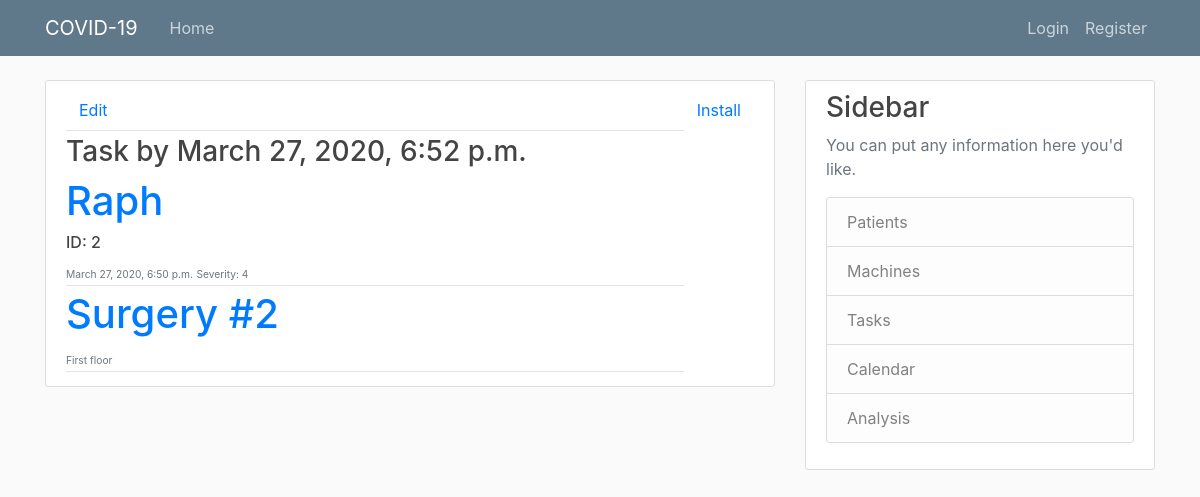
The app's page /manager/assignment_task/2/ with its own data.
### manager/models.py (models this page shows, shortened)
class AssignmetTask(models.Model):
    date = models.DateTimeField('Task by:', default=timezone.now)
    bool_completed = models.BooleanField(default=False)
    patient = models.ForeignKey(Patient, on_delete=models.CASCADE, related_name='machine_assignments')
    machine = models.ForeignKey(Machine, on_delete=models.CASCADE, related_name='machine_assignments')
    start_date = models.DateTimeField('initial date:', default=timezone.now)
    end_date = models.DateTimeField('end date:', default=timezone.now)
    bool_install = models.BooleanField('installed', default=False)

class Patient(models.Model):
    name = models.CharField(max_length=100)
    SEVERITY = (
    	(0, 'Healed'),
        (1, 'Low'),
    	(2, 'Moderate'),
    	(3, 'Medium'),
    	(4, 'High'),
    	(5, 'Very High'),
    	(6, 'Dead'),
    )
    severity = models.IntegerField(default=1, choices=SEVERITY)
    admission_date = models.DateTimeField('Admission date: ', default=timezone.now)
    description = models.TextField(blank=True)
    machine_pk = models.IntegerField(default=0)
    history_severity_x = models.TextField(blank=True)
    history_severity_y = models.TextField(blank=True)
    history_machine_x = models.TextField(blank=True)
    history_machine_y = models.TextField(blank=True)

class Machine(models.Model):
    model = models.ForeignKey(MachineType, on_delete=models.CASCADE)
    location = models.CharField(max_length=100)
    description = models.TextField(blank=True)
    patient_pk = models.IntegerField(default=0)
    def __str__(self):
    	return self.model.name + ' #' + str(self.pk)

class MachineType(models.Model):
    name = models.CharField(max_length=100)
    description = models.TextField(blank=True)

### manager/views.py (the view)
# urls.py: path('assignment_task/<int:pk>/', views.assignment_task, name='assignment_task'),
def assignment_task(request, pk):
    try:
        task = AssignmetTask.objects.get(pk=pk)
    except AssignmetTask.DoesNotExist:
        raise Http404("AssignmetTask not found")
    return render(request, 'assignment_task.html', {'task': task})

### manager/templates/assignment_task.html
{% extends "base.html" %}
{% block content %}
	<article class="media content-section">
	  <div class="media-body">
			<div class="article-metadata">
				<a class="btn" href="{% url 'assignment_task-update' task.pk %}">Edit</a>
			</div>
			<h3>Task by {{ task.date }}</h3>
			<div class="article-metadata">
				<h1><a href="{% url 'patient' task.patient.pk %}">{{ task.patient.name }}</a></h1>
				<h6>ID: {{ task.patient.pk }}</h6>
				<small class="text-muted">
					<small>{{ task.patient.admission_date }}</small>
					<small>Severity: {{task.patient.severity}}</small>
				</small>
			</div>
			<div class="article-metadata">
				<h1><a href="{% url 'machine' task.machine.pk %}">{{ task.machine }}</a></h1>
				<small class="text-muted">
					<small>{{ task.machine.location }}</small>
				</small>
			</div>
	  </div>
		{% if task.bool_completed == 1 %}
			<a class="btn" href="{% url 'tasks' %}">Completed</a>
		{% else %}
			{% if task.bool_install == 0 %}
				<a class="btn" href="{% url 'assignment_task-complete' task.pk %}">Install</a>
			{% else %}
				<a class="btn" href="{% url 'assignment_task-complete' task.pk %}">Remove</a>
			{% endif %}
		{% endif %}
	</article>
{% endblock content %}

### manager/static/main.css (style rules this page uses)
body { background: #fafafa; color: #333333; margin-top: 5rem; }
h1, h2, h3, h4, h5, h6 { color: #444444; }
.content-section { background: #ffffff; padding: 10px 20px; border: 1px solid #dddddd; border-radius: 3px; margin-bottom: 20px; }
.article-metadata { padding-bottom: 1px; margin-bottom: 4px; border-bottom: 1px solid #e3e3e3 }

### records on screen
AssignmetTask: date "March 27, 2020, 6:52 p.m.", patient.name "Raph", patient.pk "2", patient.admission_date "March 27, 2020, 6:50 p.m.", patient.severity "4", machine "Surgery #2", machine.location "First floor"
